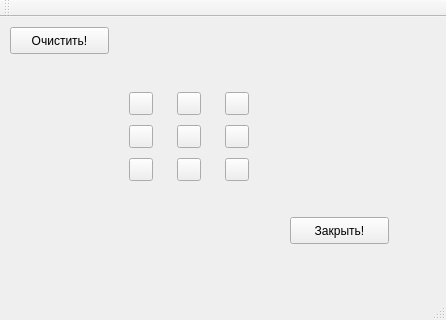
<?xml version="1.0" encoding="UTF-8"?>
<ui version="4.0">
 <class>MainWindow</class>
 <widget class="QMainWindow" name="MainWindow">
  <property name="geometry">
   <rect>
    <x>0</x>
    <y>0</y>
    <width>446</width>
    <height>320</height>
   </rect>
  </property>
  <property name="windowTitle">
   <string>MainWindow</string>
  </property>
  <widget class="QWidget" name="centralWidget">
   <widget class="QPushButton" name="pushButton">
    <property name="geometry">
     <rect>
      <x>10</x>
      <y>10</y>
      <width>99</width>
      <height>27</height>
     </rect>
    </property>
    <property name="text">
     <string>Очистить!</string>
    </property>
   </widget>
   <widget class="QPushButton" name="pushButton_2">
    <property name="geometry">
     <rect>
      <x>290</x>
      <y>200</y>
      <width>99</width>
      <height>27</height>
     </rect>
    </property>
    <property name="text">
     <string>Закрыть!</string>
    </property>
   </widget>
   <widget class="QLabel" name="label">
    <property name="geometry">
     <rect>
      <x>0</x>
      <y>200</y>
      <width>181</width>
      <height>20</height>
     </rect>
    </property>
    <property name="text">
     <string/>
    </property>
   </widget>
   <widget class="QWidget" name="">
    <property name="geometry">
     <rect>
      <x>100</x>
      <y>60</y>
      <width>181</width>
      <height>121</height>
     </rect>
    </property>
    <layout class="QGridLayout" name="gridLayout">
     <item row="0" column="0">
      <widget class="QToolButton" name="toolButton">
       <property name="text">
        <string/>
       </property>
      </widget>
     </item>
     <item row="0" column="1">
      <widget class="QToolButton" name="toolButton_6">
       <property name="text">
        <string/>
       </property>
      </widget>
     </item>
     <item row="0" column="2">
      <widget class="QToolButton" name="toolButton_9">
       <property name="text">
        <string/>
       </property>
      </widget>
     </item>
     <item row="1" column="0">
      <widget class="QToolButton" name="toolButton_2">
       <property name="text">
        <string/>
       </property>
      </widget>
     </item>
     <item row="1" column="1">
      <widget class="QToolButton" name="toolButton_5">
       <property name="text">
        <string/>
       </property>
      </widget>
     </item>
     <item row="1" column="2">
      <widget class="QToolButton" name="toolButton_8">
       <property name="text">
        <string/>
       </property>
      </widget>
     </item>
     <item row="2" column="0">
      <widget class="QToolButton" name="toolButton_3">
       <property name="text">
        <string/>
       </property>
      </widget>
     </item>
     <item row="2" column="1">
      <widget class="QToolButton" name="toolButton_4">
       <property name="text">
        <string/>
       </property>
      </widget>
     </item>
     <item row="2" column="2">
      <widget class="QToolButton" name="toolButton_7">
       <property name="text">
        <string/>
       </property>
      </widget>
     </item>
    </layout>
   </widget>
  </widget>
  <widget class="QToolBar" name="mainToolBar">
   <attribute name="toolBarArea">
    <enum>TopToolBarArea</enum>
   </attribute>
   <attribute name="toolBarBreak">
    <bool>false</bool>
   </attribute>
  </widget>
  <widget class="QStatusBar" name="statusBar"/>
  <widget class="QMenuBar" name="menuBar">
   <property name="geometry">
    <rect>
     <x>0</x>
     <y>0</y>
     <width>446</width>
     <height>25</height>
    </rect>
   </property>
  </widget>
 </widget>
 <layoutdefault spacing="6" margin="11"/>
 <resources/>
 <connections>
  <connection>
   <sender>pushButton_2</sender>
   <signal>clicked()</signal>
   <receiver>MainWindow</receiver>
   <slot>close()</slot>
   <hints>
    <hint type="sourcelabel">
     <x>355</x>
     <y>249</y>
    </hint>
    <hint type="destinationlabel">
     <x>280</x>
     <y>249</y>
    </hint>
   </hints>
  </connection>
 </connections>
</ui>
